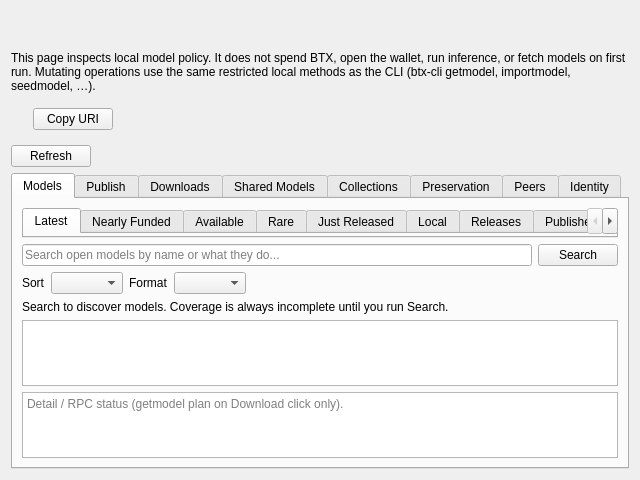
<?xml version="1.0" encoding="UTF-8"?>
<ui version="4.0">
 <class>ModelNetPage</class>
 <widget class="QWidget" name="ModelNetPage">
  <property name="geometry">
   <rect>
    <x>0</x>
    <y>0</y>
    <width>640</width>
    <height>480</height>
   </rect>
  </property>
  <property name="windowTitle">
   <string>Models</string>
  </property>
  <layout class="QVBoxLayout" name="verticalLayout">
   <item>
    <widget class="QLabel" name="resourceGovernorStatusLabel">
     <property name="wordWrap">
      <bool>true</bool>
     </property>
     <property name="textInteractionFlags">
      <set>Qt::TextSelectableByMouse</set>
     </property>
    </widget>
   </item>
   <item>
    <widget class="QLabel" name="consentLabel">
     <property name="wordWrap">
      <bool>true</bool>
     </property>
     <property name="textInteractionFlags">
      <set>Qt::TextSelectableByMouse</set>
     </property>
    </widget>
   </item>
   <item>
    <widget class="QLabel" name="noteLabel">
     <property name="wordWrap">
      <bool>true</bool>
     </property>
     <property name="text">
      <string>This page inspects local model policy. It does not spend BTX, open the wallet, run inference, or fetch models on first run. Mutating operations use the same restricted local methods as the CLI (btx-cli getmodel, importmodel, seedmodel, …).</string>
     </property>
    </widget>
   </item>
   <item>
    <widget class="QWidget" name="uriRowWidget">
     <layout class="QHBoxLayout" name="uriRow">
     <item>
      <widget class="QLabel" name="uriDisplayLabel">
       <property name="text">
        <string/>
       </property>
       <property name="textInteractionFlags">
        <set>Qt::TextSelectableByMouse|Qt::TextSelectableByKeyboard</set>
       </property>
       <property name="toolTip">
        <string>Short display of the opened btx:// URI. Copy (button or Ctrl+C) puts the full canonical URI on the clipboard.</string>
       </property>
      </widget>
     </item>
     <item>
      <widget class="QPushButton" name="copyUriButton">
       <property name="text">
        <string>Copy URI</string>
       </property>
       <property name="toolTip">
        <string>Copy the full canonical btx:// URI, not the short display.</string>
       </property>
      </widget>
     </item>
     <item>
      <spacer name="uriRowSpacer">
       <property name="orientation">
        <enum>Qt::Horizontal</enum>
       </property>
       <property name="sizeHint" stdset="0">
        <size>
         <width>40</width>
         <height>20</height>
        </size>
       </property>
      </spacer>
     </item>
    </layout>
    </widget>
   </item>
   <item>
    <layout class="QHBoxLayout" name="horizontalLayoutRefresh">
     <item>
      <widget class="QPushButton" name="refreshButton">
       <property name="text">
        <string>Refresh</string>
       </property>
      </widget>
     </item>
     <item>
      <spacer name="horizontalSpacerRefresh">
       <property name="orientation">
        <enum>Qt::Horizontal</enum>
       </property>
       <property name="sizeHint" stdset="0">
        <size>
         <width>40</width>
         <height>20</height>
        </size>
       </property>
      </spacer>
     </item>
    </layout>
   </item>
   <item>
    <widget class="QTabWidget" name="tabWidget">
     <property name="currentIndex">
      <number>0</number>
     </property>
     <widget class="QWidget" name="tabModels">
      <attribute name="title">
       <string>Models</string>
      </attribute>
      <layout class="QVBoxLayout" name="verticalLayoutModels">
       <item>
        <widget class="QTabWidget" name="modelsScopeTabWidget">
         <property name="currentIndex">
          <number>0</number>
         </property>
         <widget class="QWidget" name="tabScopeNetwork">
          <attribute name="title">
           <string>Latest</string>
          </attribute>
         </widget>
         <widget class="QWidget" name="tabScopeNew">
          <attribute name="title">
           <string>Nearly Funded</string>
          </attribute>
         </widget>
         <widget class="QWidget" name="tabScopeAvailable">
          <attribute name="title">
           <string>Available</string>
          </attribute>
         </widget>
         <widget class="QWidget" name="tabScopeRare">
          <attribute name="title">
           <string>Rare</string>
          </attribute>
         </widget>
         <widget class="QWidget" name="tabScopeJustReleased">
          <attribute name="title">
           <string>Just Released</string>
          </attribute>
         </widget>
         <widget class="QWidget" name="tabScopeLocal">
          <attribute name="title">
           <string>Local</string>
          </attribute>
         </widget>
         <widget class="QWidget" name="tabScopeReleases">
          <attribute name="title">
           <string>Releases</string>
          </attribute>
         </widget>
         <widget class="QWidget" name="tabScopePublishers">
          <attribute name="title">
           <string>Publishers</string>
          </attribute>
         </widget>
         <widget class="QWidget" name="tabScopeCollections">
          <attribute name="title">
           <string>Collections</string>
          </attribute>
         </widget>
        </widget>
       </item>
       <item>
        <layout class="QHBoxLayout" name="searchRowLayout">
         <item>
          <widget class="QLineEdit" name="searchLineEdit">
           <property name="placeholderText">
            <string>Search open models by name or what they do...</string>
           </property>
           <property name="clearButtonEnabled">
            <bool>true</bool>
           </property>
          </widget>
         </item>
         <item>
          <widget class="QPushButton" name="searchButton">
           <property name="text">
            <string>Search</string>
           </property>
          </widget>
         </item>
        </layout>
       </item>
       <item>
        <layout class="QHBoxLayout" name="filterRowLayout">
         <item>
          <widget class="QLabel" name="sortLabel">
           <property name="text">
            <string>Sort</string>
           </property>
          </widget>
         </item>
         <item>
          <widget class="QComboBox" name="sortCombo"/>
         </item>
         <item>
          <widget class="QLabel" name="formatLabel">
           <property name="text">
            <string>Format</string>
           </property>
          </widget>
         </item>
         <item>
          <widget class="QComboBox" name="formatCombo"/>
         </item>
         <item>
          <spacer name="filterRowSpacer">
           <property name="orientation">
            <enum>Qt::Horizontal</enum>
           </property>
           <property name="sizeHint" stdset="0">
            <size>
             <width>40</width>
             <height>20</height>
            </size>
           </property>
          </spacer>
         </item>
        </layout>
       </item>
       <item>
        <widget class="QLabel" name="searchCoverageLabel">
         <property name="wordWrap">
          <bool>true</bool>
         </property>
         <property name="text">
          <string>Search to discover models. Coverage is always incomplete until you run Search.</string>
         </property>
        </widget>
       </item>
       <item>
        <widget class="QListWidget" name="resultsList">
         <property name="alternatingRowColors">
          <bool>true</bool>
         </property>
         <property name="selectionMode">
          <enum>QAbstractItemView::SingleSelection</enum>
         </property>
        </widget>
       </item>
       <item>
        <widget class="QPlainTextEdit" name="modelsOutput">
         <property name="maximumSize">
          <size>
           <width>16777215</width>
           <height>140</height>
          </size>
         </property>
         <property name="readOnly">
          <bool>true</bool>
         </property>
         <property name="placeholderText">
          <string>Detail / RPC status (getmodel plan on Download click only).</string>
         </property>
        </widget>
       </item>
      </layout>
     </widget>
     <widget class="QWidget" name="tabPublish">
      <attribute name="title">
       <string>Publish</string>
      </attribute>
      <layout class="QVBoxLayout" name="verticalLayoutPublish">
       <item>
        <widget class="QLabel" name="publishNoteLabel">
         <property name="wordWrap">
          <bool>true</bool>
         </property>
         <property name="text">
          <string>Creator publish uses publishmodelsearchrecord (same name as btx-cli). It signs searchable metadata only. It does not spend BTX, upload weights, or start inference. automatic_spend_atoms stays 0.</string>
         </property>
        </widget>
       </item>
       <item>
        <layout class="QHBoxLayout" name="publishRowLayout">
         <item>
          <widget class="QLineEdit" name="publishModelIdEdit">
           <property name="placeholderText">
            <string>model_id hex or btx:// URI</string>
           </property>
          </widget>
         </item>
         <item>
          <widget class="QLineEdit" name="publishDisplayNameEdit">
           <property name="placeholderText">
            <string>Display name</string>
           </property>
          </widget>
         </item>
         <item>
          <widget class="QPushButton" name="publishButton">
           <property name="text">
            <string>Publish search record</string>
           </property>
          </widget>
         </item>
        </layout>
       </item>
       <item>
        <widget class="QPlainTextEdit" name="publishOutput">
         <property name="readOnly">
          <bool>true</bool>
         </property>
         <property name="placeholderText">
          <string>publishmodelsearchrecord result</string>
         </property>
        </widget>
       </item>
      </layout>
     </widget>
     <widget class="QWidget" name="tabDownloads">
      <attribute name="title">
       <string>Downloads</string>
      </attribute>
      <layout class="QVBoxLayout" name="verticalLayoutDownloads">
       <item>
        <widget class="QPlainTextEdit" name="downloadsOutput">
         <property name="readOnly">
          <bool>true</bool>
         </property>
        </widget>
       </item>
      </layout>
     </widget>
     <widget class="QWidget" name="tabShared">
      <attribute name="title">
       <string>Shared Models</string>
      </attribute>
      <layout class="QVBoxLayout" name="verticalLayoutShared">
       <item>
        <widget class="QPlainTextEdit" name="sharedOutput">
         <property name="readOnly">
          <bool>true</bool>
         </property>
        </widget>
       </item>
      </layout>
     </widget>
     <widget class="QWidget" name="tabCollections">
      <attribute name="title">
       <string>Collections</string>
      </attribute>
      <layout class="QVBoxLayout" name="verticalLayoutCollections">
       <item>
        <widget class="QPlainTextEdit" name="collectionsOutput">
         <property name="readOnly">
          <bool>true</bool>
         </property>
        </widget>
       </item>
      </layout>
     </widget>
     <widget class="QWidget" name="tabPreservation">
      <attribute name="title">
       <string>Preservation</string>
      </attribute>
      <layout class="QVBoxLayout" name="verticalLayoutPreservation">
       <item>
        <widget class="QPlainTextEdit" name="preservationOutput">
         <property name="readOnly">
          <bool>true</bool>
         </property>
        </widget>
       </item>
      </layout>
     </widget>
     <widget class="QWidget" name="tabPeers">
      <attribute name="title">
       <string>Peers</string>
      </attribute>
      <layout class="QVBoxLayout" name="verticalLayoutPeers">
       <item>
        <widget class="QPlainTextEdit" name="peersOutput">
         <property name="readOnly">
          <bool>true</bool>
         </property>
        </widget>
       </item>
      </layout>
     </widget>
     <widget class="QWidget" name="tabIdentity">
      <attribute name="title">
       <string>Identity</string>
      </attribute>
      <layout class="QVBoxLayout" name="verticalLayoutIdentity">
       <item>
        <widget class="QPlainTextEdit" name="identityOutput">
         <property name="readOnly">
          <bool>true</bool>
         </property>
        </widget>
       </item>
      </layout>
     </widget>
    </widget>
   </item>
  </layout>
 </widget>
 <resources/>
 <connections/>
</ui>
